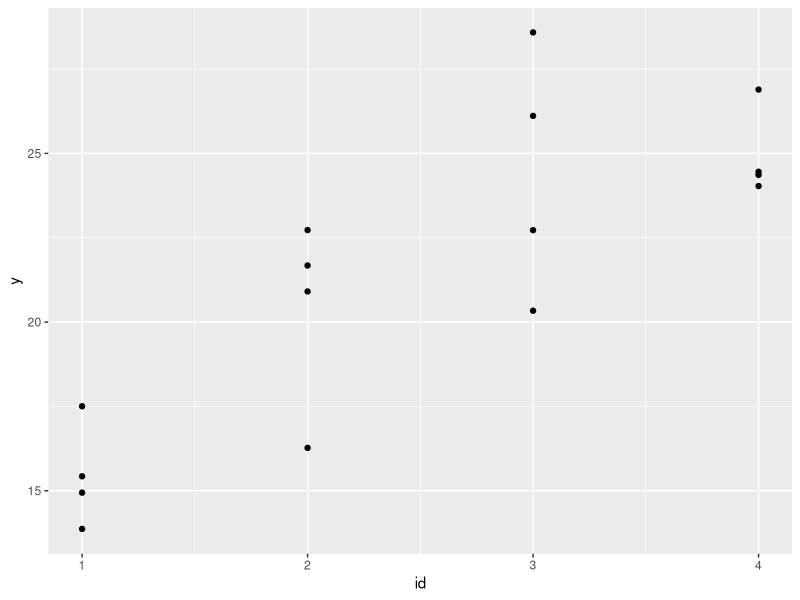
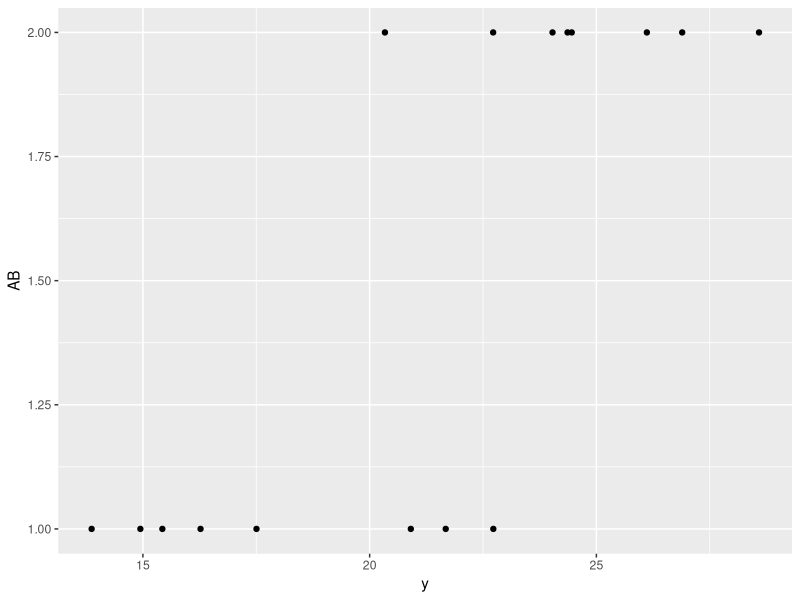

Here is the R script that generated these plots, in order: (Note: this script raises an error after producing the figures.)
## ---- chunk 1
knitr::opts_chunk$set(echo = TRUE)
## ---- chunk 2

library(tidyverse)
lme_data <- read_csv('LME.csv')
view(lme_data)

ggplot(lme_data, aes(x = id, y = y)) + geom_point()

## ---- chunk 3

ggplot(lme_data, aes(x = y, y = AB)) + geom_point()

## ---- chunk 4

# need to change the 1 to 0 and 2 to 1

fit_b <- glm(AB ~ y, data = lme_data, family = binomial)

